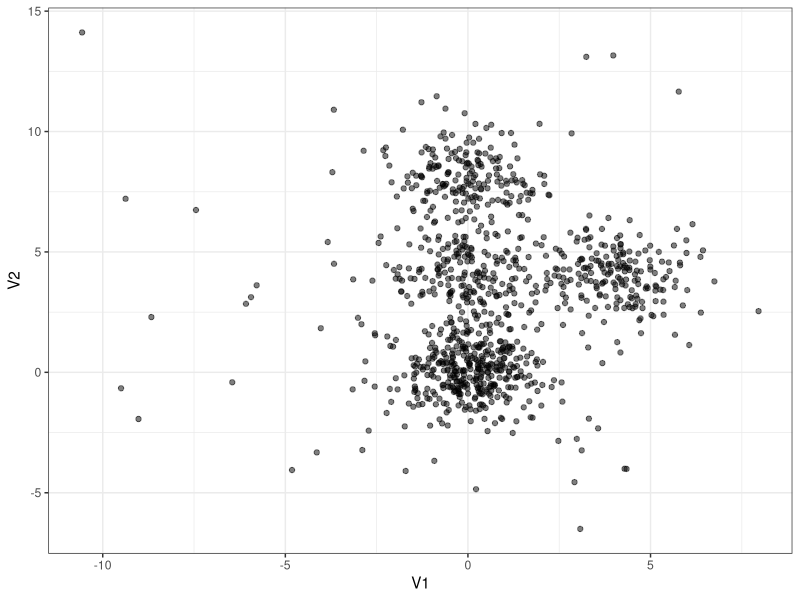
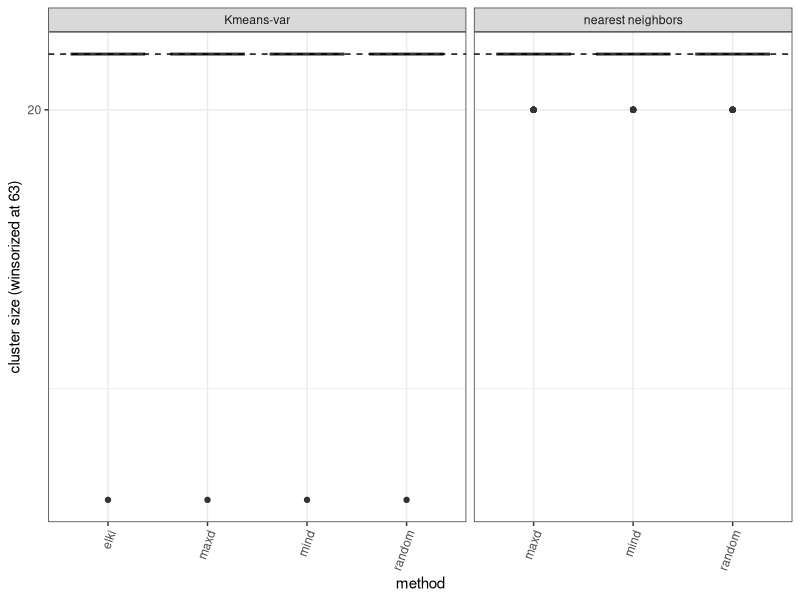
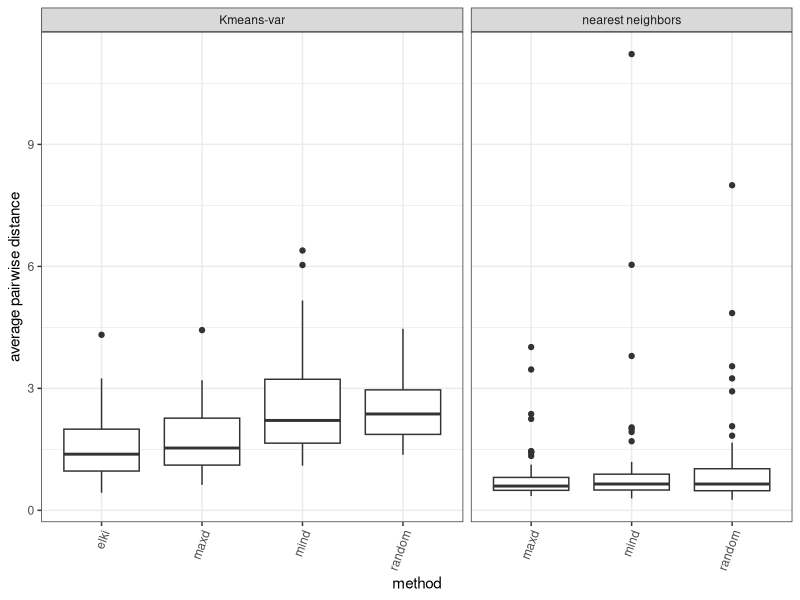
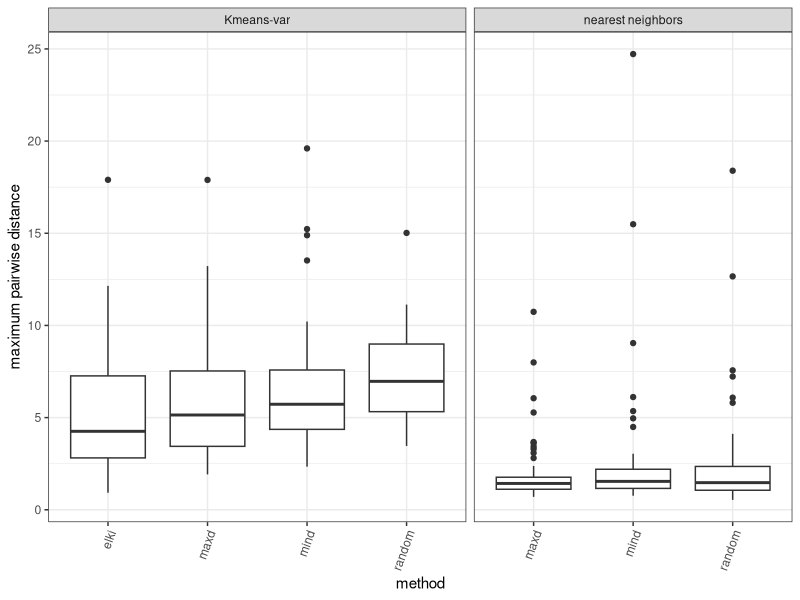
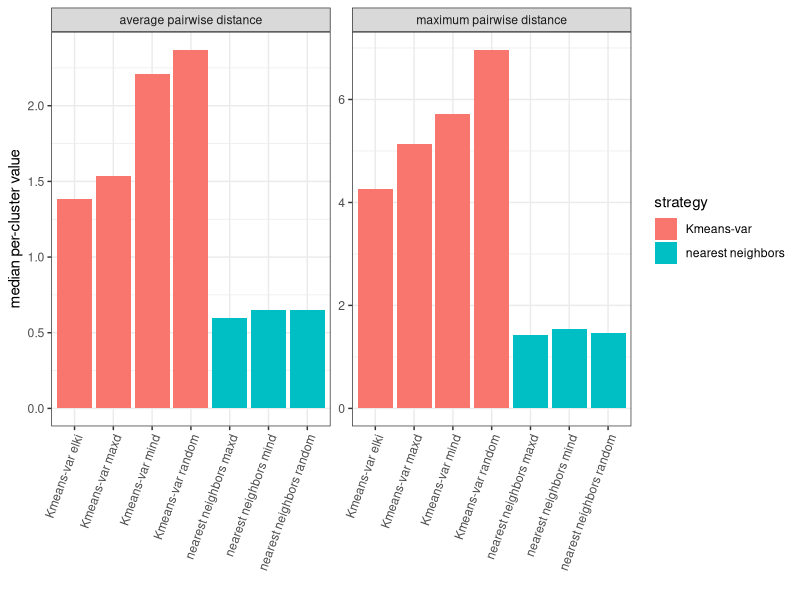

Here is the R script that generated these plots, in order:
## ---- chunk 1
knitr::opts_chunk$set(message=FALSE, echo=FALSE, warning=FALSE, fig.width=10)
## ---- chunk 2
library(ape)
library(ggplot2)
library(dplyr)
library(magrittr)
library(tidyr)
library(cluster)
## ---- chunk 3
winsor <- function(x, u){
  if(any(x>u)) x[x>u] = u
  x
}
## ---- chunk 4
kmvar <- function(mat, clsize=10, method=c('random','maxd', 'mind', 'elki')){
  k = ceiling(nrow(mat)/clsize)
  km.o = kmeans(mat, k)
  labs = rep(NA, nrow(mat))
  centd = lapply(1:k, function(kk){
    euc = t(mat)-km.o$centers[kk,]
    sqrt(apply(euc, 2, function(x) sum(x^2)))
  })
  centd = matrix(unlist(centd), ncol=k)
  clsizes = rep(0, k)
  if(method[1]=='random'){
    ptord = sample.int(nrow(mat))
  } else if(method[1]=='elki'){
    ptord = order(apply(centd, 1, min) - apply(centd, 1, max))
  } else if(method[1]=='maxd'){
    ptord = order(-apply(centd, 1, max))
  } else if(method[1]=='mind'){
    ptord = order(apply(centd, 1, min))
  } else {
    stop('unknown method')
  }
  for(ii in ptord){
    bestcl = which.max(centd[ii,])
    labs[ii] = bestcl
    clsizes[bestcl] = clsizes[bestcl] + 1
    if(clsizes[bestcl] >= clsize){
      centd[,bestcl] = NA
    }
  }
  return(labs)
}
## ---- chunk 5
N = 1000
mat = matrix(rnorm(2*N), N)
## Outliers
OL = sample.int(N, 100)
mat[OL,] = runif(length(OL), 2, 5)*mat[OL,]
## 4 groups
GPx = rep(4*c(0,0,0,1), c(2/5, 1/5, 1/5, 1/5)*N)
GPy = rep(4*c(0,1,2,1), c(2/5, 1/5, 1/5, 1/5)*N)
mat[,1] = GPx + mat[,1]
mat[,2] = GPy + mat[,2]
mat %>% as.data.frame %>% ggplot(aes(V1, V2)) + geom_point(alpha=.5) + theme_bw()
## ---- chunk 6
nnit <- function(mat, clsize = 10, method=c('random','maxd', 'mind')){
  clsize.rle = rle(as.numeric(cut(1:nrow(mat), ceiling(nrow(mat)/clsize))))
  clsize = clsize.rle$lengths
  lab = rep(NA, nrow(mat))
  dmat = as.matrix(dist(mat))
  cpt = 1
  while(sum(is.na(lab)) > 0){
    lab.ii = which(is.na(lab))
    dmat.m = dmat[lab.ii,lab.ii]
    if(method[1]=='random'){
      ii = sample.int(nrow(dmat.m),1)
    } else if(method[1]=='maxd'){
      ii = which.max(rowSums(dmat.m))
    } else if(method[1]=='mind'){
      ii = which.min(rowSums(dmat.m))
    } else {
      stop('unknown method')
    }
    lab.m = rep(NA, length(lab.ii))
    lab.m[head(order(dmat.m[ii,]), clsize[cpt])] = cpt
    lab[lab.ii] = lab.m
    cpt = cpt + 1
  }
  if(any(is.na(lab))){
    lab[which(is.na(lab))] = cpt
  }
  lab
}
## ---- chunk 7
clsize = 21
## Cluster statistics
clstats <- function(mat, cls){
  dmat = as.matrix(dist(mat))
  sk <- silhouette(as.numeric(factor(cls)), dmatrix=dmat)
  mean.sk = mean(sk[,3])
  ll = lapply(unique(cls), function(cl){
    cl.ii = which(cls==cl)
    d = as.dist(dmat[cl.ii, cl.ii])
    tibble(lab=cl, max.dist=max(d), mean.dist=mean(d), size=length(cl.ii), mean.cl.sil=mean(sk[cl.ii, 3]), mean.sil=mean.sk)
  })
  do.call(rbind, ll)
}

kmv.l = lapply(c('random', 'maxd', 'mind', 'elki'), function(meth){
  lab = kmvar(mat, clsize, method=meth)
  clstats(mat, lab) %>% mutate(method=meth, strategy='Kmeans-var')
})

nn.l = lapply(c('random', 'maxd', 'mind'), function(meth){
  lab = nnit(mat, clsize, method=meth)
  clstats(mat, lab) %>% mutate(method=meth, strategy='nearest neighbors')
})

cls.df = do.call(rbind, c(kmv.l, nn.l))
## ---- chunk 8
ggplot(cls.df, aes(x=method, y=winsor(size, 3*clsize))) + geom_boxplot() + theme_bw() +
  geom_hline(yintercept=clsize, linetype=2) +
  facet_grid(.~strategy, space='free', scales='free') +
  ylab(paste0('cluster size (winsorized at ', 3*clsize, ')')) +
  theme(axis.text.x=element_text(hjust=1, vjust=1, angle=70)) +
  scale_y_continuous(breaks=seq(0,200,10))
## ---- chunk 9
## Average distance between points in a cluster
ggplot(cls.df, aes(x=method, y=mean.dist)) + geom_boxplot() + theme_bw() +
  theme(axis.text.x=element_text(hjust=1, vjust=1, angle=70)) +
  facet_grid(.~strategy, space='free', scales='free') + ylab('average pairwise distance')
## Maximum distance between two points in a cluster
ggplot(cls.df, aes(x=method, y=max.dist)) + geom_boxplot() + theme_bw() +
  theme(axis.text.x=element_text(hjust=1, vjust=1, angle=70)) +
  facet_grid(.~strategy, space='free', scales='free') + ylab('maximum pairwise distance')
## ---- chunk 10
## Median after filtering for NA and infinite values
medianFilt <- function(x){
  median(x[which(!is.infinite(x) & !is.na(x))])
}
## Summary 
cls.df %>% select(-lab, -size, -mean.sil, -mean.cl.sil) %>% group_by(method, strategy) %>%
  summarize_all(medianFilt) %>% gather(variable, value, -method, -strategy) %>%
  mutate(variable=factor(variable, levels=c('mean.dist', 'max.dist'),
                         labels=c('average pairwise distance',
                                  'maximum pairwise distance'))) %>% 
  ggplot(aes(x=paste(strategy, method), y=value, fill=strategy)) +
  geom_bar(stat='identity') + facet_wrap(~variable, scales='free') + theme_bw() +
  theme(axis.text.x=element_text(hjust=1, vjust=1, angle=70)) +
  xlab('') + ylab('median per-cluster value')
